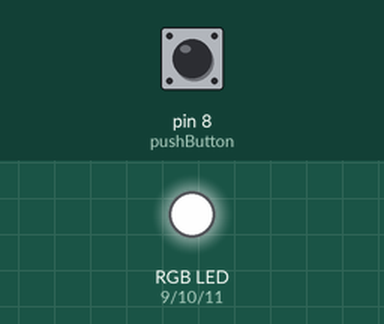
Recording of a sketch running on a simulated Arduino Uno, built with avr-gcc and run on an emulated ATmega328P. Shown: an RGB LED mixed from three pins (HIGH = lit). Inputs (shaded band) come from the test bench; at power-on: pin 8 (pushButton) HIGH.

Above: at 1.2 s.
1.3 s: pin 8 (pushButton) pulled LOW for 0.15 s
At 1.37 s:
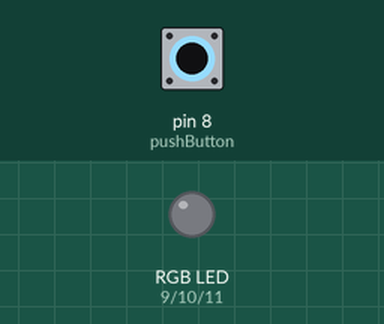
2.9 s: pin 8 (pushButton) pulled LOW for 3.2 s
At 7.1 s:
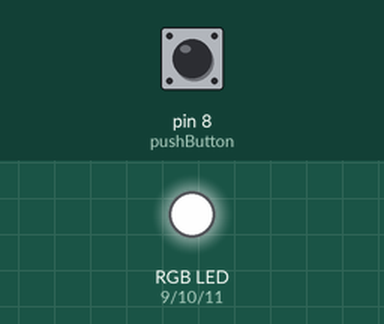
Timing chart, 0 to 8.6 s (numbered marks = the images above; inputs shaded):
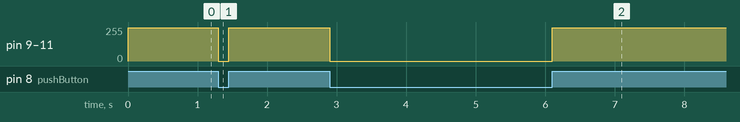

The sketch:

PBrgbWhite.ino
```cpp
/*
PB white RGB
This program will be focusing on the working with analogRead and the
workings of the RGB LED. The program will be to make and RGB LED glow white
when a push button is not pressed  and then when the push button is pressed the RGB
LED will turn off.
*/
int pushButton =8; //push button pin
int redLed = 9;    //Red Led pin
int greenLed = 10;  //green Led pin
int blueLed = 11;   //Blue Led pin

void setup() {
  pinMode(redLed, OUTPUT);   //making red LED as output
  pinMode(greenLed, OUTPUT); //making green LED as output
  pinMode(blueLed, OUTPUT); //making blue LED as output
 pinMode(pushButton, INPUT_PULLUP);
 //making the push button as an input with the use of the built in resistor
}

void loop() {
int buttonState = digitalRead(pushButton); //reading the value of the push button
if (buttonState==HIGH){   //if statement to check if the buttonState value is HIGH
analogWrite(redLed, 250);    //red part of RGB setting set to max, turning on
analogWrite(greenLed, 250);  //green part of RGB setting set to max, turning on
analogWrite(blueLed, 250);  //blue part of RGB setting set to max, turning on
}   //making white colour come up
else{   //else statement, if the if statement is false this happens
analogWrite(redLed, 0);    //red part of RGB setting set to minimum, turning off
analogWrite(greenLed, 0); //green part of RGB setting set to minimum, turning off
analogWrite(blueLed, 0); //blue part of RGB setting set to minimum, turning off
}
}
```

Measured:
- after the input at 1.3 s, pin 9 (redLed), pin 10 (greenLed), pin 11 (blueLed): 250/255 → 0/255 at once, → 250/255 0.15 s later
- after the input at 2.9 s, pin 9 (redLed), pin 10 (greenLed), pin 11 (blueLed): 250/255 → 0/255 at once, → 250/255 3.2 s later
